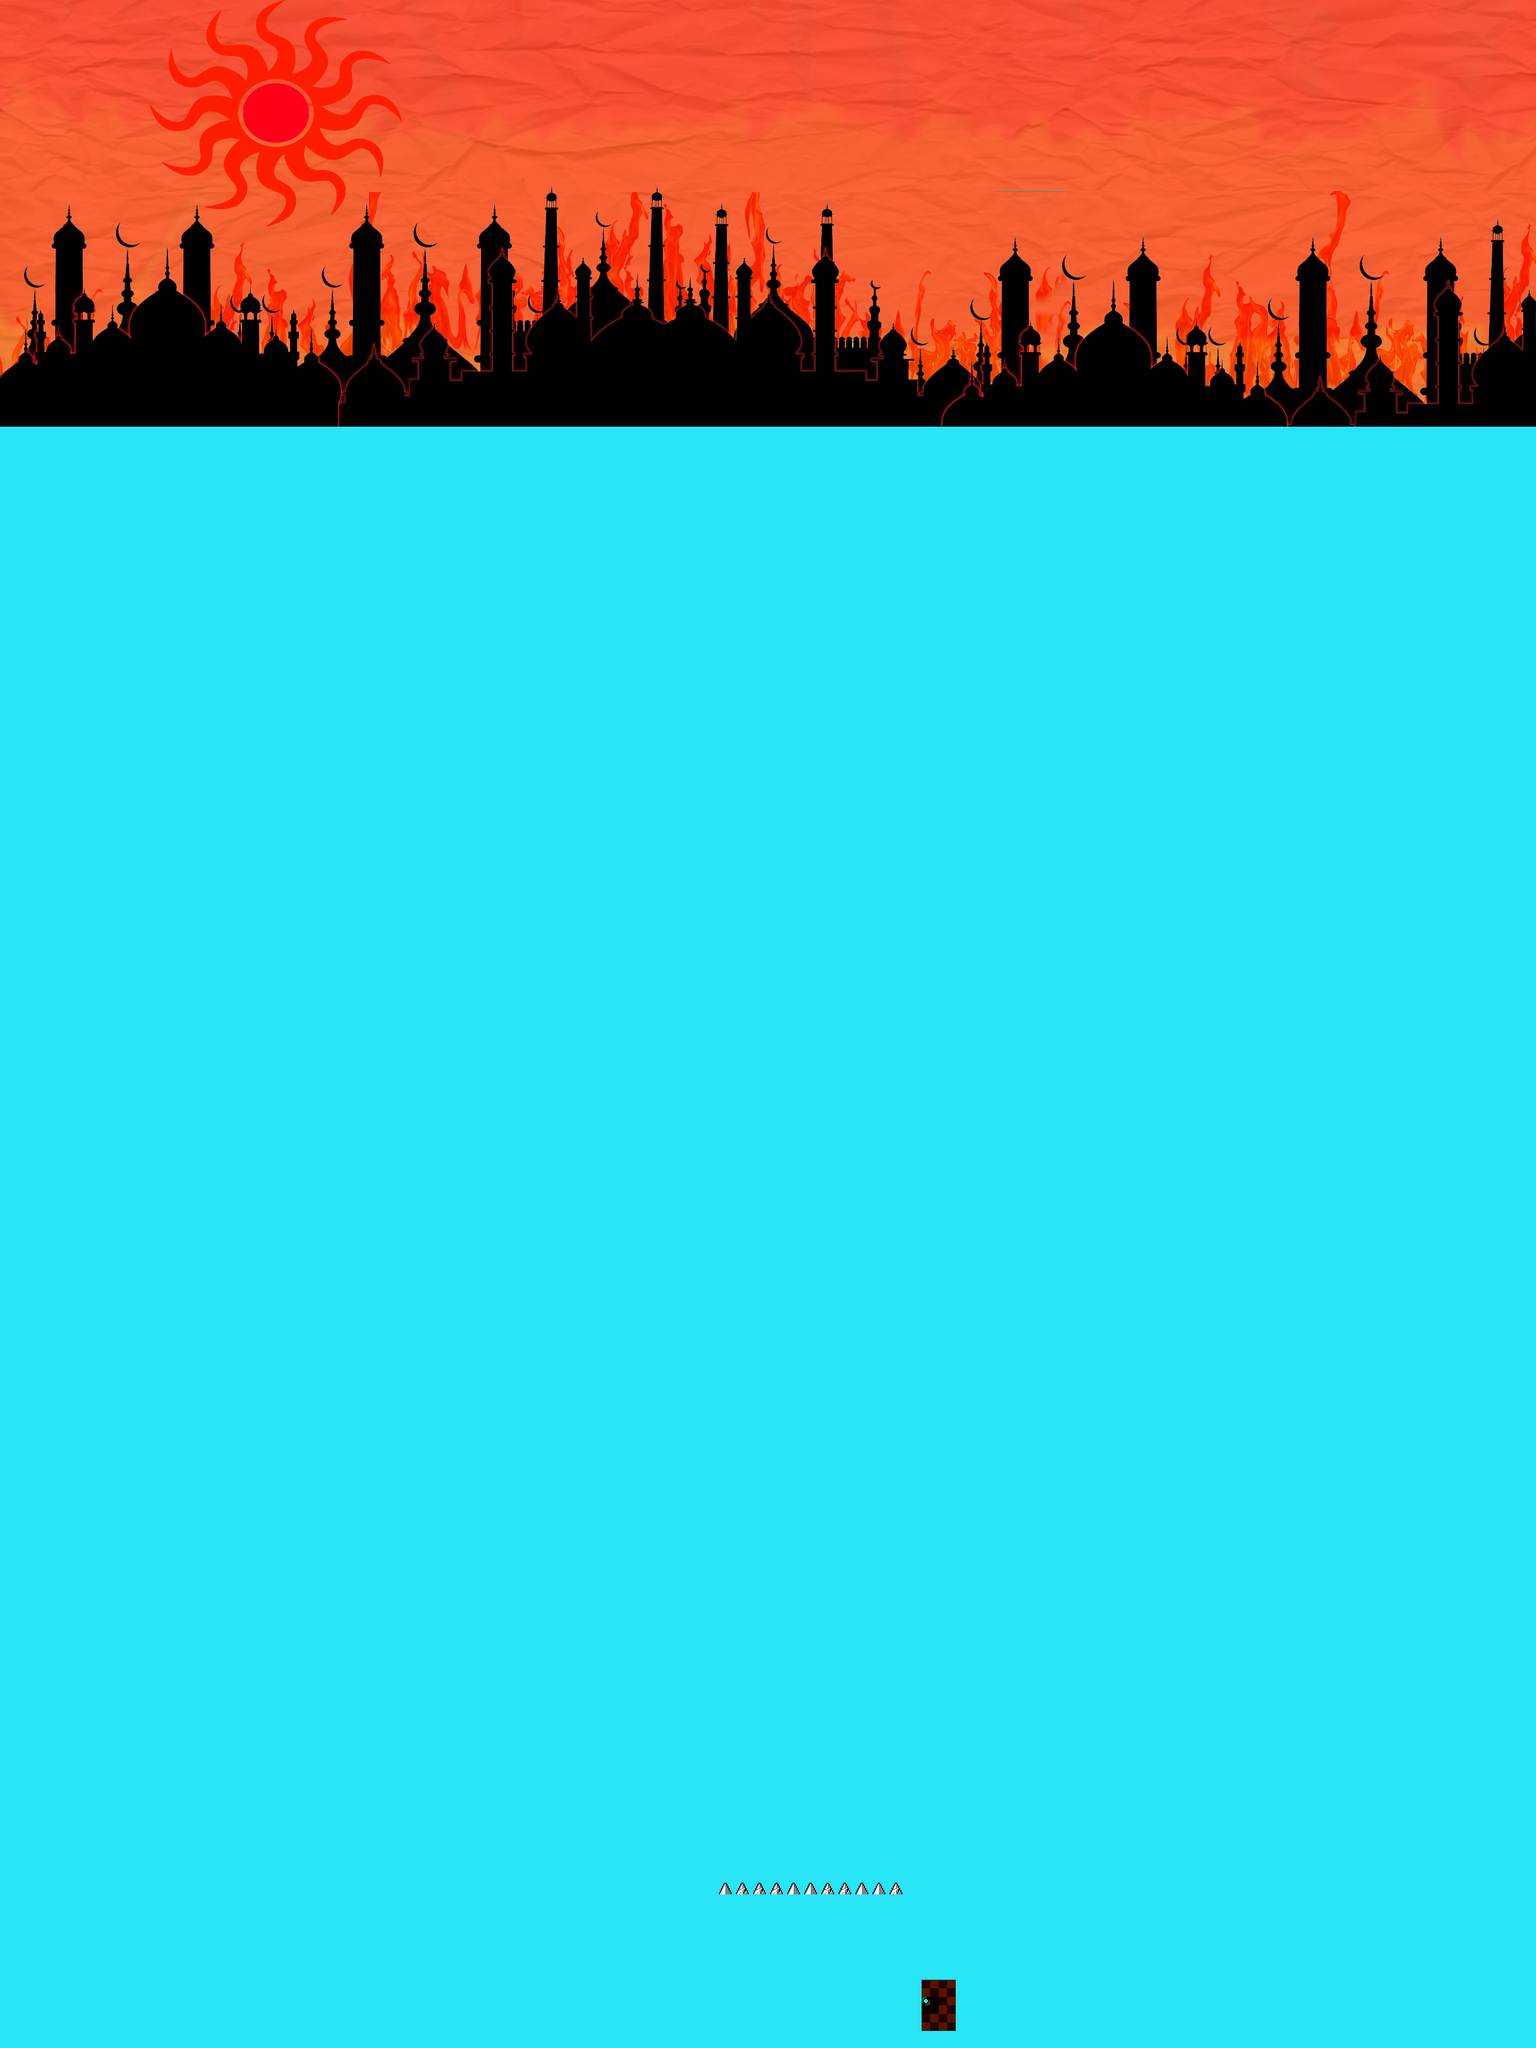

This game map was drawn from its Tiled (.tmx) file and the tilesets committed beside it. A one-line description and the trimmed map source follow:
An orthogonal 90x120 tile map with 32x32 px tiles, 2 tile layers (Background, foreground), 2 tilesets, 1 image layer and 55 objects (11x EnemyEntity, 2x NoteEntity, SpikeEntity, me.LevelEntity, mainPlayer, ...).

<map version="1.0" orientation="orthogonal" renderorder="right-down" width="90" height="120" tilewidth="32" tileheight="32" backgroundcolor="#28e5f8" nextobjectid="362">
 <tileset firstgid="1" name="area01_level_tiles" tilewidth="32" tileheight="32">
  <image source="../img/map/area01_level_tiles.png" width="640" height="241" />
 </tileset>
 <tileset firstgid="141" name="area01_level_tiles" tilewidth="32" tileheight="32">
  <image source="../img/map/area01_level_tiles.png" width="640" height="241" />
 </tileset>
 <imagelayer name="area04_bkg04" x="64" y="320">
  <image source="../img/area04_bkg04.png" />
 </imagelayer>
 <layer name="Background" width="90" height="120">
  <data>[10800 cells, 4 non-empty, 1 distinct tile ids]</data>
 </layer>
 <objectgroup color="#fb161b" name="EnemyEntity">
  <object id="291" name="SpikeEntity" x="1347" y="3514" width="345" height="32" />
  <object id="296" name="EnemyEntity" x="556" y="3715" width="360" height="86" />
  <object id="299" name="EnemyEntity" x="417" y="3716" width="360" height="86" />
  <object id="300" name="EnemyEntity" x="688" y="3716" width="360" height="86" />
  <object id="301" name="EnemyEntity" x="195" y="3336" width="186" height="82">
   <properties>
    <property name="sightDist" value="200" />
   </properties>
  </object>
  <object id="302" name="EnemyEntity" x="579" y="3338" width="186" height="82">
   <properties>
    <property name="sightDist" value="300" />
   </properties>
  </object>
  <object id="303" name="EnemyEntity" x="901" y="3463" width="211" height="84">
   <properties>
    <property name="sightDist" value="0" />
   </properties>
  </object>
  <object id="304" name="EnemyEntity" x="132" y="3140" width="364" height="87" />
  <object id="305" name="EnemyEntity" x="461" y="3140" width="288" height="96">
   <properties>
    <property name="sightDist" value="0" />
   </properties>
  </object>
  <object id="355" name="EnemyEntity" x="370" y="3716" width="360" height="86" />
  <object id="356" name="EnemyEntity" x="734" y="3716" width="360" height="86" />
  <object id="357" name="EnemyEntity" x="1053" y="3258" width="238" height="96">
   <properties>
    <property name="sightDist" value="0" />
   </properties>
  </object>
 </objectgroup>
 <objectgroup name="me.LevelEntity">
  <properties>
   <property name="duration" value="250" />
  </properties>
  <object id="210" name="me.LevelEntity" x="1758" y="3711" width="32" height="96">
   <properties>
    <property name="duration" value="250" />
    <property name="fade" value="#00001" />
    <property name="to" value="area02" />
   </properties>
  </object>
 </objectgroup>
 <objectgroup color="#48fc2f" name="Entities">
  <properties>
   <property name="image" value="gripe_run_right" />
   <property name="spritewidth" value="64" />
  </properties>
  <object id="211" name="mainPlayer" x="82" y="3720" width="60" height="85">
   <properties>
    <property name="image" value="mainCharacter" />
    <property name="spritewidth" value="84" />
   </properties>
  </object>
  <object id="212" name="sword" x="261" y="3621" width="48" height="48">
   <properties>
    <property name="image" value="sword" />
    <property name="spritewidth" value="48" />
   </properties>
  </object>
  <object id="213" name="FoodEntity" x="1184" y="3615" width="32" height="32">
   <properties>
    <property name="foodNum" value="6" />
    <property name="image" value="spinning_coin_gold" />
    <property name="spritewidth" value="32" />
   </properties>
  </object>
  <object id="214" name="keyEntity" x="1310" y="3318" width="28" height="32">
   <properties>
    <property name="image" value="key" />
    <property name="spritewidth" value="28" />
   </properties>
  </object>
  <object id="306" name="StealthClothes" x="63" y="3081" width="54" height="21">
   <properties>
    <property name="image" value="stealthClothes" />
    <property name="spritewidth" value="54" />
   </properties>
  </object>
  <object id="359" name="CreditsEnding" x="1760" y="3712" width="32" height="96" />
  <object id="360" name="NoteEntity" x="224" y="3520" width="500" height="96">
   <properties>
    <property name="image" value="note7" />
    <property name="spritewidth" value="500" />
   </properties>
  </object>
  <object id="361" name="NoteEntity" x="1120" y="3136" width="500" height="96">
   <properties>
    <property name="image" value="note8" />
    <property name="spritewidth" value="500" />
   </properties>
  </object>
 </objectgroup>
 <layer name="foreground" width="90" height="120">
  <data>[10800 cells, 574 non-empty, 7 distinct tile ids]</data>
 </layer>
 <objectgroup color="#fa361d" name="collision">
  <object id="312" x="160" y="3680" width="1536" height="32" />
  <object id="315" x="0" y="2816" width="32" height="1024" />
  <object id="316" x="32" y="3552" width="192" height="32" />
  <object id="317" x="0" y="3808" width="1792" height="31" />
  <object id="318" x="641" y="3649" width="64" height="32" />
  <object id="319" x="706" y="3616" width="64" height="32" />
  <object id="320" x="768" y="3584" width="64" height="32" />
  <object id="321" x="832" y="3552" width="288" height="32" />
  <object id="322" x="832" y="3520" width="64" height="32" />
  <object id="323" x="1086" y="3584" width="32" height="64" />
  <object id="326" x="1088" y="3648" width="64" height="32" />
  <object id="327" x="1344" y="3552" width="352" height="32" />
  <object id="328" x="1312" y="3392" width="32" height="192" />
  <object id="330" x="1248" y="3392" width="32" height="288" />
  <object id="331" x="1664" y="3584" width="32" height="96" />
  <object id="332" x="864" y="3360" width="480" height="32" />
  <object id="333" x="192" y="3424" width="32" height="128" />
  <object id="334" x="224" y="3424" width="160" height="32" />
  <object id="335" x="352" y="3456" width="64" height="32" />
  <object id="336" x="384" y="3488" width="192" height="32" />
  <object id="339" x="544" y="3456" width="64" height="32" />
  <object id="340" x="576" y="3424" width="192" height="32" />
  <object id="341" x="128" y="3232" width="704" height="32" />
  <object id="342" x="32" y="3104" width="640" height="32" />
  <object id="343" x="864" y="3105" width="96" height="32" />
  <object id="344" x="960" y="3104" width="64" height="160" />
  <object id="345" x="992" y="2944" width="32" height="160" />
  <object id="347" x="32" y="2944" width="960" height="32" />
  <object id="348" x="32" y="3776" width="32" height="32" />
  <object id="349" x="32" y="3360" width="64" height="32" />
  <object id="350" x="160" y="3456" width="32" height="32" />
  <object id="351" x="768" y="3200" width="32" height="32" />
  <object id="354" x="32" y="3328" width="32" height="32" />
  <object id="358" x="1794" y="3427" width="30" height="412" />
 </objectgroup>
</map>
